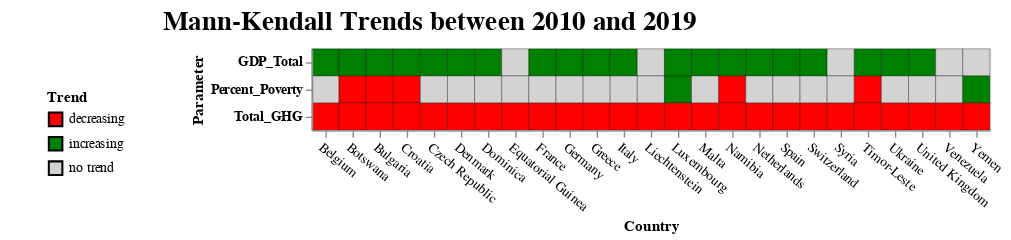

Notebook cell for this chart:
### Markdown cell above
### **Visualize the Mann-Kendall Trends**

To visualize the Mann-Kendall Trends in the report, we will examine trends for countries that show decreasing trends in greenhouse gas emissions. We will use a tile bar visual to show green for increasing and red for decreasing trends.

### Code cell
# Only show Mann-Kendall Trends for countries with
# decreasing trends in emissions
mk_results["plot"] = mk_results.apply(
    lambda row: 1
    if row["Trend"] == "decreasing" and row["Parameter"] == "Total_GHG"
    else 0,
    axis=1,
)

# List of countries that have decreasing
# trends for GHG emissions
countries = mk_results[mk_results["plot"] == 1]["Country"].unique()

# Only show increasing or decreasing trends
mk_sig_trends = mk_results[mk_results["Country"].isin(countries)]

# For the purposes of the visual,
# show only insufficient data as no trend
mk_sig_trends["Trend"] = mk_sig_trends["Trend"].apply(
    lambda x: "no trend" if x == "Insufficient Data" else x
)

# Draw a tile chart to show increasing and decreasing trends for each country
out_chart = (
    alt.Chart(mk_sig_trends)
    .mark_rect(stroke="black", strokeWidth=0.25)
    .encode(
        x=alt.X("Country", axis=alt.Axis(labelAngle=40)),
        y=alt.Y("Parameter", axis=alt.Axis(labelFontWeight="bold")),
        color=alt.Color(
            "Trend:N",
            scale=alt.Scale(
                domain=["decreasing", "increasing", "no trend"],
                range=["red", "green", "lightgray"],
            ),
        ),
    )
    .configure_legend(orient="left", padding=30)
    .properties(title="Mann-Kendall Trends between 2010 and 2019")
    .configure_title(anchor="start", fontSize=20, dx=115, offset=10)
)

out_chart

### Figure 1 — Vega-Lite specification as saved in the notebook (floating-point values rounded to 4 significant figures)
{"config": {"view": {"continuousWidth": 400, "continuousHeight": 300}, "legend": {"orient": "left", "padding": 30}, "title": {"anchor": "start", "dx": 115, "fontSize": 20, "offset": 10}}, "data": {"name": "data-84e31faa9acedef6d2a11173e84514e5"}, "mark": {"type": "rect", "stroke": "black", "strokeWidth": 0.25}, "encoding": {"color": {"field": "Trend", "scale": {"domain": ["decreasing", "increasing", "no trend"], "range": ["red", "green", "lightgray"]}, "type": "nominal"}, "x": {"axis": {"labelAngle": 40}, "field": "Country", "type": "nominal"}, "y": {"axis": {"labelFontWeight": "bold"}, "field": "Parameter", "type": "nominal"}}, "title": "Mann-Kendall Trends between 2010 and 2019", "$schema": "https://vega.github.io/schema/vega-lite/v4.17.0.json", "datasets": {"data-84e31faa9acedef6d2a11173e84514e5": [{"Country": "Belgium", "c_code": "BEL", "Parameter": "GDP_Total", "Trend": "increasing", "h": true, "p_value": 8.303e-05, "z": 3.935, "Tau": 1.0, "S": 45.0, "var_s": 125.0, "slope": 21060000000.0, "intercept": 417500000000.0, "plot": 0}, {"Country": "Belgium", "c_code": "BEL", "Parameter": "Percent_Poverty", "Trend": "no trend", "h": false, "p_value": 0.151, "z": -1.436, "Tau": -0.2667, "S": -12.0, "var_s": 58.67, "slope": 0.0, "intercept": 0.1, "plot": 0}, {"Country": "Belgium", "c_code": "BEL", "Parameter": "Total_GHG", "Trend": "decreasing", "h": true, "p_value": 0.0491, "z": -1.968, "Tau": -0.5111, "S": -23.0, "var_s": 125.0, "slope": -0.3187, "intercept": 110.8, "plot": 1}, {"Country": "Botswana", "c_code": "BWA", "Parameter": "GDP_Total", "Trend": "increasing", "h": true, "p_value": 0.0006768, "z": 3.399, "Tau": 0.8667, "S": 39.0, "var_s": 125.0, "slope": 1570000000.0, "intercept": 24860000000.0, "plot": 0}, {"Country": "Botswana", "c_code": "BWA", "Parameter": "Percent_Poverty", "Trend": "decreasing", "h": true, "p_value": 0.001088, "z": -3.267, "Tau": -0.7778, "S": -35.0, "var_s": 108.3, "slope": -0.27, "intercept": 15.94, "plot": 0}, {"Country": "Botswana", "c_code": "BWA", "Parameter": "Total_GHG", "Trend": "decreasing", "h": true, "p_value": 0.02004, "z": -2.326, "Tau": -0.6, "S": -27.0, "var_s": 125.0, "slope": -0.8671, "intercept": 58.16, "plot": 1}, {"Country": "Bulgaria", "c_code": "BGR", "Parameter": "GDP_Total", "Trend": "increasing", "h": true, "p_value": 8.303e-05, "z": 3.935, "Tau": 1.0, "S": 45.0, "var_s": 125.0, "slope": 6568000000.0, "intercept": 100100000000.0, "plot": 0}, {"Country": "Bulgaria", "c_code": "BGR", "Parameter": "Percent_Poverty", "Trend": "decreasing", "h": true, "p_value": 0.02476, "z": -2.245, "Tau": -0.5778, "S": -26.0, "var_s": 124.0, "slope": -0.16, "intercept": 2.57, "plot": 0}, {"Country": "Bulgaria", "c_code": "BGR", "Parameter": "Total_GHG", "Trend": "decreasing", "h": true, "p_value": 0.03182, "z": -2.147, "Tau": -0.5556, "S": -25.0, "var_s": 125.0, "slope": -3.728, "intercept": 53.41, "plot": 1}, {"Country": "Croatia", "c_code": "HRV", "Parameter": "GDP_Total", "Trend": "increasing", "h": true, "p_value": 8.303e-05, "z": 3.935, "Tau": 1.0, "S": 45.0, "var_s": 125.0, "slope": 4137000000.0, "intercept": 77670000000.0, "plot": 0}, {"Country": "Croatia", "c_code": "HRV", "Parameter": "Percent_Poverty", "Trend": "decreasing", "h": true, "p_value": 0.002172, "z": -3.066, "Tau": -0.7778, "S": -35.0, "var_s": 123.0, "slope": -0.06667, "intercept": 0.95, "plot": 0}, {"Country": "Croatia", "c_code": "HRV", "Parameter": "Total_GHG", "Trend": "decreasing", "h": true, "p_value": 0.0006768, "z": -3.399, "Tau": -0.8667, "S": -39.0, "var_s": 125.0, "slope": -0.842, "intercept": 24.59, "plot": 1}, {"Country": "Czech Republic", "c_code": "CZE", "Parameter": "GDP_Total", "Trend": "increasing", "h": true, "p_value": 8.303e-05, "z": 3.935, "Tau": 1.0, "S": 45.0, "var_s": 125.0, "slope": 18980000000.0, "intercept": 264400000000.0, "plot": 0}, {"Country": "Czech Republic", "c_code": "CZE", "Parameter": "Percent_Poverty", "Trend": "no trend", "h": false, "p_value": 1.0, "z": 0.0, "Tau": 0.0, "S": 0.0, "var_s": 0.0, "slope": 0.0, "intercept": 0.0, "plot": 0}, {"Country": "Czech Republic", "c_code": "CZE", "Parameter": "Total_GHG", "Trend": "decreasing", "h": true, "p_value": 0.004208, "z": -2.862, "Tau": -0.7333, "S": -33.0, "var_s": 125.0, "slope": -1.438, "intercept": 123.5, "plot": 1}, {"Country": "Denmark", "c_code": "DNK", "Parameter": "GDP_Total", "Trend": "increasing", "h": true, "p_value": 8.303e-05, "z": 3.935, "Tau": 1.0, "S": 45.0, "var_s": 125.0, "slope": 11800000000.0, "intercept": 221400000000.0, "plot": 0}, {"Country": "Denmark", "c_code": "DNK", "Parameter": "Percent_Poverty", "Trend": "no trend", "h": false, "p_value": 0.1368, "z": 1.488, "Tau": 0.3778, "S": 17.0, "var_s": 115.7, "slope": 0.02, "intercept": 0.11, "plot": 0}, {"Country": "Denmark", "c_code": "DNK", "Parameter": "Total_GHG", "Trend": "decreasing", "h": true, "p_value": 0.004208, "z": -2.862, "Tau": -0.7333, "S": -33.0, "var_s": 125.0, "slope": -1.425, "intercept": 55.54, "plot": 1}, {"Country": "Dominica", "c_code": "DMA", "Parameter": "GDP_Total", "Trend": "increasing", "h": true, "p_value": 0.001282, "z": 3.22, "Tau": 0.8222, "S": 37.0, "var_s": 125.0, "slope": 22470000.0, "intercept": 683100000.0, "plot": 0}, {"Country": "Dominica", "c_code": "DMA", "Parameter": "Percent_Poverty", "Trend": "no trend", "h": null, "p_value": null, "z": null, "Tau": null, "S": null, "var_s": null, "slope": null, "intercept": null, "plot": 0}, {"Country": "Dominica", "c_code": "DMA", "Parameter": "Total_GHG", "Trend": "decreasing", "h": true, "p_value": 0.01388, "z": -2.46, "Tau": -0.6, "S": -27.0, "var_s": 111.7, "slope": -0.002857, "intercept": 0.2479, "plot": 1}, {"Country": "Equatorial Guinea", "c_code": "GNQ", "Parameter": "GDP_Total", "Trend": "no trend", "h": false, "p_value": 0.07364, "z": -1.789, "Tau": -0.4667, "S": -21.0, "var_s": 125.0, "slope": -1036000000.0, "intercept": 34450000000.0, "plot": 0}, {"Country": "Equatorial Guinea", "c_code": "GNQ", "Parameter": "Percent_Poverty", "Trend": "no trend", "h": null, "p_value": null, "z": null, "Tau": null, "S": null, "var_s": null, "slope": null, "intercept": null, "plot": 0}, {"Country": "Equatorial Guinea", "c_code": "GNQ", "Parameter": "Total_GHG", "Trend": "decreasing", "h": true, "p_value": 0.001282, "z": -3.22, "Tau": -0.8222, "S": -37.0, "var_s": 125.0, "slope": -0.505, "intercept": 20.6, "plot": 1}, {"Country": "France", "c_code": "FRA", "Parameter": "GDP_Total", "Trend": "increasing", "h": true, "p_value": 8.303e-05, "z": 3.935, "Tau": 1.0, "S": 45.0, "var_s": 125.0, "slope": 101000000000.0, "intercept": 2236000000000.0, "plot": 0}, {"Country": "France", "c_code": "FRA", "Parameter": "Percent_Poverty", "Trend": "no trend", "h": false, "p_value": 0.2101, "z": -1.253, "Tau": -0.2889, "S": -13.0, "var_s": 91.67, "slope": 0.0, "intercept": 0.05, "plot": 0}, {"Country": "France", "c_code": "FRA", "Parameter": "Total_GHG", "Trend": "decreasing", "h": true, "p_value": 0.01227, "z": -2.504, "Tau": -0.6444, "S": -29.0, "var_s": 125.0, "slope": -5.674, "intercept": 398.7, "plot": 1}, {"Country": "Germany", "c_code": "DEU", "Parameter": "GDP_Total", "Trend": "increasing", "h": true, "p_value": 8.303e-05, "z": 3.935, "Tau": 1.0, "S": 45.0, "var_s": 125.0, "slope": 163500000000.0, "intercept": 3113000000000.0, "plot": 0}, {"Country": "Germany", "c_code": "DEU", "Parameter": "Percent_Poverty", "Trend": "no trend", "h": false, "p_value": 0.4862, "z": 0.6963, "Tau": 0.1111, "S": 5.0, "var_s": 33.0, "slope": 0.0, "intercept": 0.0, "plot": 0}, {"Country": "Germany", "c_code": "DEU", "Parameter": "Total_GHG", "Trend": "decreasing", "h": true, "p_value": 0.004208, "z": -2.862, "Tau": -0.7333, "S": -33.0, "var_s": 125.0, "slope": -11.12, "intercept": 866.1, "plot": 1}, {"Country": "Greece", "c_code": "GRC", "Parameter": "GDP_Total", "Trend": "increasing", "h": true, "p_value": 0.03182, "z": 2.147, "Tau": 0.5556, "S": 25.0, "var_s": 125.0, "slope": 5062000000.0, "intercept": 270500000000.0, "plot": 0}, {"Country": "Greece", "c_code": "GRC", "Parameter": "Percent_Poverty", "Trend": "no trend", "h": false, "p_value": 0.1046, "z": -1.623, "Tau": -0.4222, "S": -19.0, "var_s": 123.0, "slope": -0.1, "intercept": 1.5, "plot": 0}, {"Country": "Greece", "c_code": "GRC", "Parameter": "Total_GHG", "Trend": "decreasing", "h": true, "p_value": 0.0001722, "z": -3.757, "Tau": -0.9556, "S": -43.0, "var_s": 125.0, "slope": -2.832, "intercept": 103.5, "plot": 1}, {"Country": "Italy", "c_code": "ITA", "Parameter": "GDP_Total", "Trend": "increasing", "h": true, "p_value": 0.0001722, "z": 3.757, "Tau": 0.9556, "S": 43.0, "var_s": 125.0, "slope": 62940000000.0, "intercept": 1937000000000.0, "plot": 0}, {"Country": "Italy", "c_code": "ITA", "Parameter": "Percent_Poverty", "Trend": "no trend", "h": false, "p_value": 0.1197, "z": 1.556, "Tau": 0.4, "S": 18.0, "var_s": 119.3, "slope": 0.03333, "intercept": 1.25, "plot": 0}, {"Country": "Italy", "c_code": "ITA", "Parameter": "Total_GHG", "Trend": "decreasing", "h": true, "p_value": 0.03182, "z": -2.147, "Tau": -0.5556, "S": -25.0, "var_s": 125.0, "slope": -7.514, "intercept": 423.5, "plot": 1}, {"Country": "Liechtenstein", "c_code": "LIE", "Parameter": "GDP_Total", "Trend": "no trend", "h": null, "p_value": null, "z": null, "Tau": null, "S": null, "var_s": null, "slope": null, "intercept": null, "plot": 0}, {"Country": "Liechtenstein", "c_code": "LIE", "Parameter": "Percent_Poverty", "Trend": "no trend", "h": null, "p_value": null, "z": null, "Tau": null, "S": null, "var_s": null, "slope": null, "intercept": null, "plot": 0}, {"Country": "Liechtenstein", "c_code": "LIE", "Parameter": "Total_GHG", "Trend": "decreasing", "h": true, "p_value": 0.003533, "z": -2.917, "Tau": -0.7333, "S": -33.0, "var_s": 120.3, "slope": -0.006667, "intercept": 0.205, "plot": 1}, {"Country": "Luxembourg", "c_code": "LUX", "Parameter": "GDP_Total", "Trend": "increasing", "h": true, "p_value": 8.303e-05, "z": 3.935, "Tau": 1.0, "S": 45.0, "var_s": 125.0, "slope": 3163000000.0, "intercept": 45780000000.0, "plot": 0}, {"Country": "Luxembourg", "c_code": "LUX", "Parameter": "Percent_Poverty", "Trend": "increasing", "h": true, "p_value": 0.04949, "z": 1.964, "Tau": 0.4667, "S": 21.0, "var_s": 103.7, "slope": 0.025, "intercept": -0.0125, "plot": 0}, {"Country": "Luxembourg", "c_code": "LUX", "Parameter": "Total_GHG", "Trend": "decreasing", "h": true, "p_value": 0.02004, "z": -2.326, "Tau": -0.6, "S": -27.0, "var_s": 125.0, "slope": -0.2329, "intercept": 11.35, "plot": 1}, {"Country": "Malta", "c_code": "MLT", "Parameter": "GDP_Total", "Trend": "increasing", "h": true, "p_value": 8.303e-05, "z": 3.935, "Tau": 1.0, "S": 45.0, "var_s": 125.0, "slope": 1441000000.0, "intercept": 9312000000.0, "plot": 0}, {"Country": "Malta", "c_code": "MLT", "Parameter": "Percent_Poverty", "Trend": "no trend", "h": false, "p_value": 0.705, "z": 0.3785, "Tau": 0.1111, "S": 5.0, "var_s": 111.7, "slope": 0.0, "intercept": 0.1, "plot": 0}, {"Country": "Malta", "c_code": "MLT", "Parameter": "Total_GHG", "Trend": "decreasing", "h": true, "p_value": 0.02004, "z": -2.326, "Tau": -0.6, "S": -27.0, "var_s": 125.0, "slope": -0.14, "intercept": 3.14, "plot": 1}, {"Country": "Namibia", "c_code": "NAM", "Parameter": "GDP_Total", "Trend": "increasing", "h": true, "p_value": 0.0006768, "z": 3.399, "Tau": 0.8667, "S": 39.0, "var_s": 125.0, "slope": 849000000.0, "intercept": 20300000000.0, "plot": 0}, {"Country": "Namibia", "c_code": "NAM", "Parameter": "Percent_Poverty", "Trend": "decreasing", "h": true, "p_value": 0.001088, "z": -3.267, "Tau": -0.7778, "S": -35.0, "var_s": 108.3, "slope": -0.97, "intercept": 18.97, "plot": 0}, {"Country": "Namibia", "c_code": "NAM", "Parameter": "Total_GHG", "Trend": "decreasing", "h": true, "p_value": 0.03182, "z": -2.147, "Tau": -0.5556, "S": -25.0, "var_s": 125.0, "slope": -0.2675, "intercept": 24.1, "plot": 1}, {"Country": "Netherlands", "c_code": "NLD", "Parameter": "GDP_Total", "Trend": "increasing", "h": true, "p_value": 8.303e-05, "z": 3.935, "Tau": 1.0, "S": 45.0, "var_s": 125.0, "slope": 30080000000.0, "intercept": 705700000000.0, "plot": 0}, {"Country": "Netherlands", "c_code": "NLD", "Parameter": "Percent_Poverty", "Trend": "no trend", "h": false, "p_value": 0.3701, "z": 0.8963, "Tau": 0.2, "S": 9.0, "var_s": 79.67, "slope": 0.0, "intercept": 0.1, "plot": 0}, {"Country": "Netherlands", "c_code": "NLD", "Parameter": "Total_GHG", "Trend": "decreasing", "h": true, "p_value": 0.01532, "z": -2.425, "Tau": -0.6222, "S": -28.0, "var_s": 124.0, "slope": -1.89, "intercept": 195.4, "plot": 1}, {"Country": "Spain", "c_code": "ESP", "Parameter": "GDP_Total", "Trend": "increasing", "h": true, "p_value": 0.0001722, "z": 3.757, "Tau": 0.9556, "S": 43.0, "var_s": 125.0, "slope": 60790000000.0, "intercept": 1316000000000.0, "plot": 0}, {"Country": "Spain", "c_code": "ESP", "Parameter": "Percent_Poverty", "Trend": "no trend", "h": false, "p_value": 0.8541, "z": -0.1839, "Tau": -0.06667, "S": -3.0, "var_s": 118.3, "slope": 0.0, "intercept": 0.9, "plot": 0}, {"Country": "Spain", "c_code": "ESP", "Parameter": "Total_GHG", "Trend": "decreasing", "h": true, "p_value": 0.0491, "z": -1.968, "Tau": -0.5111, "S": -23.0, "var_s": 125.0, "slope": -3.748, "intercept": 331.1, "plot": 1}, {"Country": "Switzerland", "c_code": "CHE", "Parameter": "GDP_Total", "Trend": "increasing", "h": true, "p_value": 8.303e-05, "z": 3.935, "Tau": 1.0, "S": 45.0, "var_s": 125.0, "slope": 21720000000.0, "intercept": 438100000000.0, "plot": 0}, {"Country": "Switzerland", "c_code": "CHE", "Parameter": "Percent_Poverty", "Trend": "no trend", "h": false, "p_value": 1.0, "z": 0.0, "Tau": 0.0, "S": 0.0, "var_s": 0.0, "slope": 0.0, "intercept": 0.0, "plot": 0}, {"Country": "Switzerland", "c_code": "CHE", "Parameter": "Total_GHG", "Trend": "decreasing", "h": true, "p_value": 0.001282, "z": -3.22, "Tau": -0.8222, "S": -37.0, "var_s": 125.0, "slope": -0.7771, "intercept": 50.26, "plot": 1}, {"Country": "Syria", "c_code": "SYR", "Parameter": "GDP_Total", "Trend": "no trend", "h": null, "p_value": null, "z": null, "Tau": null, "S": null, "var_s": null, "slope": null, "intercept": null, "plot": 0}, {"Country": "Syria", "c_code": "SYR", "Parameter": "Percent_Poverty", "Trend": "no trend", "h": null, "p_value": null, "z": null, "Tau": null, "S": null, "var_s": null, "slope": null, "intercept": null, "plot": 0}, {"Country": "Syria", "c_code": "SYR", "Parameter": "Total_GHG", "Trend": "decreasing", "h": true, "p_value": 0.03182, "z": -2.147, "Tau": -0.5556, "S": -25.0, "var_s": 125.0, "slope": -5.186, "intercept": 73.27, "plot": 1}, {"Country": "Timor-Leste", "c_code": "TLS", "Parameter": "GDP_Total", "Trend": "increasing", "h": true, "p_value": 8.303e-05, "z": 3.935, "Tau": 1.0, "S": 45.0, "var_s": 125.0, "slope": 276200000.0, "intercept": 2097000000.0, "plot": 0}, {"Country": "Timor-Leste", "c_code": "TLS", "Parameter": "Percent_Poverty", "Trend": "decreasing", "h": true, "p_value": 0.003972, "z": -2.88, "Tau": -0.7222, "S": -26.0, "var_s": 75.33, "slope": -1.1, "intercept": 26.4, "plot": 0}, {"Country": "Timor-Leste", "c_code": "TLS", "Parameter": "Total_GHG", "Trend": "decreasing", "h": true, "p_value": 8.303e-05, "z": -3.935, "Tau": -1.0, "S": -45.0, "var_s": 125.0, "slope": -0.114, "intercept": 7.808, "plot": 1}, {"Country": "Ukraine", "c_code": "UKR", "Parameter": "GDP_Total", "Trend": "increasing", "h": true, "p_value": 0.004208, "z": 2.862, "Tau": 0.7333, "S": 33.0, "var_s": 125.0, "slope": 16910000000.0, "intercept": 392800000000.0, "plot": 0}, {"Country": "Ukraine", "c_code": "UKR", "Parameter": "Percent_Poverty", "Trend": "no trend", "h": false, "p_value": 1.0, "z": 0.0, "Tau": 0.0, "S": 0.0, "var_s": 0.0, "slope": 0.0, "intercept": 0.0, "plot": 0}, {"Country": "Ukraine", "c_code": "UKR", "Parameter": "Total_GHG", "Trend": "decreasing", "h": true, "p_value": 0.004208, "z": -2.862, "Tau": -0.7333, "S": -33.0, "var_s": 125.0, "slope": -13.47, "intercept": 325.8, "plot": 1}, {"Country": "United Kingdom", "c_code": "GBR", "Parameter": "GDP_Total", "Trend": "increasing", "h": true, "p_value": 8.303e-05, "z": 3.935, "Tau": 1.0, "S": 45.0, "var_s": 125.0, "slope": 116000000000.0, "intercept": 2218000000000.0, "plot": 0}, {"Country": "United Kingdom", "c_code": "GBR", "Parameter": "Percent_Poverty", "Trend": "no trend", "h": false, "p_value": 0.2561, "z": 1.136, "Tau": 0.2889, "S": 13.0, "var_s": 111.7, "slope": 0.01667, "intercept": 0.125, "plot": 0}, {"Country": "United Kingdom", "c_code": "GBR", "Parameter": "Total_GHG", "Trend": "decreasing", "h": true, "p_value": 0.0003466, "z": -3.578, "Tau": -0.9111, "S": -41.0, "var_s": 125.0, "slope": -17.23, "intercept": 572.2, "plot": 1}, {"Country": "Venezuela", "c_code": "VEN", "Parameter": "GDP_Total", "Trend": "no trend", "h": false, "p_value": 0.2416, "z": 1.171, "Tau": 0.3333, "S": 5.0, "var_s": 11.67, "slope": 0.0, "intercept": 506300000000.0, "plot": 0}, {"Country": "Venezuela", "c_code": "VEN", "Parameter": "Percent_Poverty", "Trend": "no trend", "h": null, "p_value": null, "z": null, "Tau": null, "S": null, "var_s": null, "slope": null, "intercept": null, "plot": 0}, {"Country": "Venezuela", "c_code": "VEN", "Parameter": "Total_GHG", "Trend": "decreasing", "h": true, "p_value": 0.03182, "z": -2.147, "Tau": -0.5556, "S": -25.0, "var_s": 125.0, "slope": -22.57, "intercept": 559.2, "plot": 1}, {"Country": "Yemen", "c_code": "YEM", "Parameter": "GDP_Total", "Trend": "no trend", "h": false, "p_value": 0.886, "z": 0.1433, "Tau": 0.07143, "S": 2.0, "var_s": 48.67, "slope": 0.0, "intercept": 92760000000.0, "plot": 0}, {"Country": "Yemen", "c_code": "YEM", "Parameter": "Percent_Poverty", "Trend": "increasing", "h": true, "p_value": 0.003972, "z": 2.88, "Tau": 0.7222, "S": 26.0, "var_s": 75.33, "slope": 0.4944, "intercept": 16.32, "plot": 0}, {"Country": "Yemen", "c_code": "YEM", "Parameter": "Total_GHG", "Trend": "decreasing", "h": true, "p_value": 0.03182, "z": -2.147, "Tau": -0.5556, "S": -25.0, "var_s": 125.0, "slope": -3.583, "intercept": 53.1, "plot": 1}]}}
